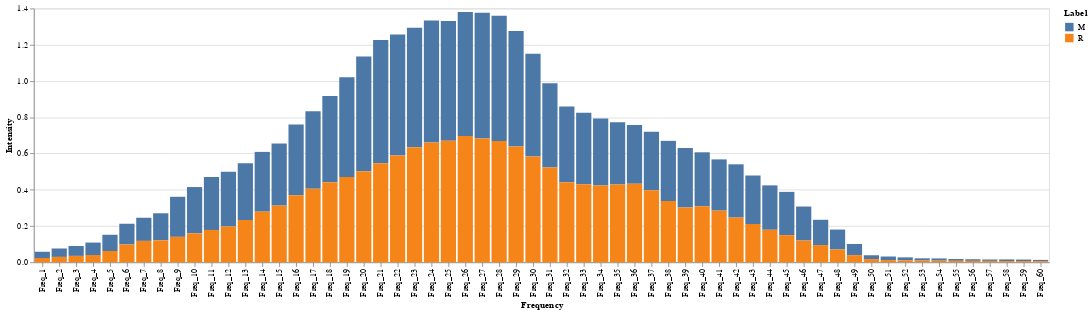

The notebook cell saved with this chart:
### Code cell
agg_bar_plot = alt.Chart(sonar_agg_melt).mark_bar().encode(
    x = alt.X("Frequency", sort=sorted_cols[1:]),
    y = alt.Y("Intensity"),
    color = "Label"
)

agg_bar_plot

### Figure 1 — Vega-Lite specification as saved in the notebook (floating-point values rounded to 4 significant figures)
{"config": {"view": {"continuousWidth": 300, "continuousHeight": 300}}, "data": {"name": "data-9d14fd62e7bd7b1f9ae969177417026e"}, "mark": {"type": "bar"}, "encoding": {"color": {"field": "Label", "type": "nominal"}, "x": {"field": "Frequency", "sort": ["Freq_1", "Freq_2", "Freq_3", "Freq_4", "Freq_5", "Freq_6", "Freq_7", "Freq_8", "Freq_9", "Freq_10", "Freq_11", "Freq_12", "Freq_13", "Freq_14", "Freq_15", "Freq_16", "Freq_17", "Freq_18", "Freq_19", "Freq_20", "Freq_21", "Freq_22", "Freq_23", "Freq_24", "Freq_25", "Freq_26", "Freq_27", "Freq_28", "Freq_29", "Freq_30", "Freq_31", "Freq_32", "Freq_33", "Freq_34", "Freq_35", "Freq_36", "Freq_37", "Freq_38", "Freq_39", "Freq_40", "Freq_41", "Freq_42", "Freq_43", "Freq_44", "Freq_45", "Freq_46", "Freq_47", "Freq_48", "Freq_49", "Freq_50", "Freq_51", "Freq_52", "Freq_53", "Freq_54", "Freq_55", "Freq_56", "Freq_57", "Freq_58", "Freq_59", "Freq_60"], "type": "nominal"}, "y": {"field": "Intensity", "type": "quantitative"}}, "$schema": "https://vega.github.io/schema/vega-lite/v5.8.0.json", "datasets": {"data-9d14fd62e7bd7b1f9ae969177417026e": [{"Label": "M", "Frequency": "Freq_1", "Intensity": 0.03448}, {"Label": "R", "Frequency": "Freq_1", "Intensity": 0.02347}, {"Label": "M", "Frequency": "Freq_2", "Intensity": 0.04644}, {"Label": "R", "Frequency": "Freq_2", "Intensity": 0.02953}, {"Label": "M", "Frequency": "Freq_3", "Intensity": 0.05462}, {"Label": "R", "Frequency": "Freq_3", "Intensity": 0.03508}, {"Label": "M", "Frequency": "Freq_4", "Intensity": 0.06873}, {"Label": "R", "Frequency": "Freq_4", "Intensity": 0.03991}, {"Label": "M", "Frequency": "Freq_5", "Intensity": 0.08951}, {"Label": "R", "Frequency": "Freq_5", "Intensity": 0.06215}, {"Label": "M", "Frequency": "Freq_6", "Intensity": 0.1143}, {"Label": "R", "Frequency": "Freq_6", "Intensity": 0.09815}, {"Label": "M", "Frequency": "Freq_7", "Intensity": 0.1276}, {"Label": "R", "Frequency": "Freq_7", "Intensity": 0.1179}, {"Label": "M", "Frequency": "Freq_8", "Intensity": 0.1491}, {"Label": "R", "Frequency": "Freq_8", "Intensity": 0.1211}, {"Label": "M", "Frequency": "Freq_9", "Intensity": 0.221}, {"Label": "R", "Frequency": "Freq_9", "Intensity": 0.1402}, {"Label": "M", "Frequency": "Freq_10", "Intensity": 0.255}, {"Label": "R", "Frequency": "Freq_10", "Intensity": 0.1599}, {"Label": "M", "Frequency": "Freq_11", "Intensity": 0.2923}, {"Label": "R", "Frequency": "Freq_11", "Intensity": 0.1784}, {"Label": "M", "Frequency": "Freq_12", "Intensity": 0.3016}, {"Label": "R", "Frequency": "Freq_12", "Intensity": 0.1974}, {"Label": "M", "Frequency": "Freq_13", "Intensity": 0.3131}, {"Label": "R", "Frequency": "Freq_13", "Intensity": 0.233}, {"Label": "M", "Frequency": "Freq_14", "Intensity": 0.3297}, {"Label": "R", "Frequency": "Freq_14", "Intensity": 0.2791}, {"Label": "M", "Frequency": "Freq_15", "Intensity": 0.3425}, {"Label": "R", "Frequency": "Freq_15", "Intensity": 0.3125}, {"Label": "M", "Frequency": "Freq_16", "Intensity": 0.3899}, {"Label": "R", "Frequency": "Freq_16", "Intensity": 0.3699}, {"Label": "M", "Frequency": "Freq_17", "Intensity": 0.4288}, {"Label": "R", "Frequency": "Freq_17", "Intensity": 0.4048}, {"Label": "M", "Frequency": "Freq_18", "Intensity": 0.4758}, {"Label": "R", "Frequency": "Freq_18", "Intensity": 0.4412}, {"Label": "M", "Frequency": "Freq_19", "Intensity": 0.5511}, {"Label": "R", "Frequency": "Freq_19", "Intensity": 0.4698}, {"Label": "M", "Frequency": "Freq_20", "Intensity": 0.6332}, {"Label": "R", "Frequency": "Freq_20", "Intensity": 0.5018}, {"Label": "M", "Frequency": "Freq_21", "Intensity": 0.6796}, {"Label": "R", "Frequency": "Freq_21", "Intensity": 0.5463}, {"Label": "M", "Frequency": "Freq_22", "Intensity": 0.6686}, {"Label": "R", "Frequency": "Freq_22", "Intensity": 0.5883}, {"Label": "M", "Frequency": "Freq_23", "Intensity": 0.66}, {"Label": "R", "Frequency": "Freq_23", "Intensity": 0.6341}, {"Label": "M", "Frequency": "Freq_24", "Intensity": 0.6727}, {"Label": "R", "Frequency": "Freq_24", "Intensity": 0.661}, {"Label": "M", "Frequency": "Freq_25", "Intensity": 0.6603}, {"Label": "R", "Frequency": "Freq_25", "Intensity": 0.6709}, {"Label": "M", "Frequency": "Freq_26", "Intensity": 0.684}, {"Label": "R", "Frequency": "Freq_26", "Intensity": 0.6962}, {"Label": "M", "Frequency": "Freq_27", "Intensity": 0.6935}, {"Label": "R", "Frequency": "Freq_27", "Intensity": 0.6829}, {"Label": "M", "Frequency": "Freq_28", "Intensity": 0.6905}, {"Label": "R", "Frequency": "Freq_28", "Intensity": 0.6695}, {"Label": "M", "Frequency": "Freq_29", "Intensity": 0.6372}, {"Label": "R", "Frequency": "Freq_29", "Intensity": 0.6383}, {"Label": "M", "Frequency": "Freq_30", "Intensity": 0.5669}, {"Label": "R", "Frequency": "Freq_30", "Intensity": 0.5827}, {"Label": "M", "Frequency": "Freq_31", "Intensity": 0.4654}, {"Label": "R", "Frequency": "Freq_31", "Intensity": 0.5221}, {"Label": "M", "Frequency": "Freq_32", "Intensity": 0.4183}, {"Label": "R", "Frequency": "Freq_32", "Intensity": 0.4411}, {"Label": "M", "Frequency": "Freq_33", "Intensity": 0.3951}, {"Label": "R", "Frequency": "Freq_33", "Intensity": 0.4297}, {"Label": "M", "Frequency": "Freq_34", "Intensity": 0.3695}, {"Label": "R", "Frequency": "Freq_34", "Intensity": 0.4231}, {"Label": "M", "Frequency": "Freq_35", "Intensity": 0.3434}, {"Label": "R", "Frequency": "Freq_35", "Intensity": 0.4293}, {"Label": "M", "Frequency": "Freq_36", "Intensity": 0.3245}, {"Label": "R", "Frequency": "Freq_36", "Intensity": 0.433}, {"Label": "M", "Frequency": "Freq_37", "Intensity": 0.3226}, {"Label": "R", "Frequency": "Freq_37", "Intensity": 0.3967}, {"Label": "M", "Frequency": "Freq_38", "Intensity": 0.3318}, {"Label": "R", "Frequency": "Freq_38", "Intensity": 0.3379}, {"Label": "M", "Frequency": "Freq_39", "Intensity": 0.3279}, {"Label": "R", "Frequency": "Freq_39", "Intensity": 0.3023}, {"Label": "M", "Frequency": "Freq_40", "Intensity": 0.2975}, {"Label": "R", "Frequency": "Freq_40", "Intensity": 0.3091}, {"Label": "M", "Frequency": "Freq_41", "Intensity": 0.2827}, {"Label": "R", "Frequency": "Freq_41", "Intensity": 0.2847}, {"Label": "M", "Frequency": "Freq_42", "Intensity": 0.2939}, {"Label": "R", "Frequency": "Freq_42", "Intensity": 0.2464}, {"Label": "M", "Frequency": "Freq_43", "Intensity": 0.2673}, {"Label": "R", "Frequency": "Freq_43", "Intensity": 0.2112}, {"Label": "M", "Frequency": "Freq_44", "Intensity": 0.245}, {"Label": "R", "Frequency": "Freq_44", "Intensity": 0.1791}, {"Label": "M", "Frequency": "Freq_45", "Intensity": 0.2387}, {"Label": "R", "Frequency": "Freq_45", "Intensity": 0.1496}, {"Label": "M", "Frequency": "Freq_46", "Intensity": 0.1876}, {"Label": "R", "Frequency": "Freq_46", "Intensity": 0.1197}, {"Label": "M", "Frequency": "Freq_47", "Intensity": 0.1395}, {"Label": "R", "Frequency": "Freq_47", "Intensity": 0.09486}, {"Label": "M", "Frequency": "Freq_48", "Intensity": 0.1101}, {"Label": "R", "Frequency": "Freq_48", "Intensity": 0.07023}, {"Label": "M", "Frequency": "Freq_49", "Intensity": 0.06152}, {"Label": "R", "Frequency": "Freq_49", "Intensity": 0.03945}, {"Label": "M", "Frequency": "Freq_50", "Intensity": 0.02124}, {"Label": "R", "Frequency": "Freq_50", "Intensity": 0.01741}, {"Label": "M", "Frequency": "Freq_51", "Intensity": 0.01962}, {"Label": "R", "Frequency": "Freq_51", "Intensity": 0.01212}, {"Label": "M", "Frequency": "Freq_52", "Intensity": 0.01671}, {"Label": "R", "Frequency": "Freq_52", "Intensity": 0.01017}, {"Label": "M", "Frequency": "Freq_53", "Intensity": 0.01198}, {"Label": "R", "Frequency": "Freq_53", "Intensity": 0.009723}, {"Label": "M", "Frequency": "Freq_54", "Intensity": 0.0121}, {"Label": "R", "Frequency": "Freq_54", "Intensity": 0.008992}, {"Label": "M", "Frequency": "Freq_55", "Intensity": 0.009931}, {"Label": "R", "Frequency": "Freq_55", "Intensity": 0.008041}, {"Label": "M", "Frequency": "Freq_56", "Intensity": 0.008971}, {"Label": "R", "Frequency": "Freq_56", "Intensity": 0.007697}, {"Label": "M", "Frequency": "Freq_57", "Intensity": 0.007801}, {"Label": "R", "Frequency": "Freq_57", "Intensity": 0.007526}, {"Label": "M", "Frequency": "Freq_58", "Intensity": 0.008966}, {"Label": "R", "Frequency": "Freq_58", "Intensity": 0.00667}, {"Label": "M", "Frequency": "Freq_59", "Intensity": 0.008417}, {"Label": "R", "Frequency": "Freq_59", "Intensity": 0.006537}, {"Label": "M", "Frequency": "Freq_60", "Intensity": 0.006922}, {"Label": "R", "Frequency": "Freq_60", "Intensity": 0.006077}]}}
